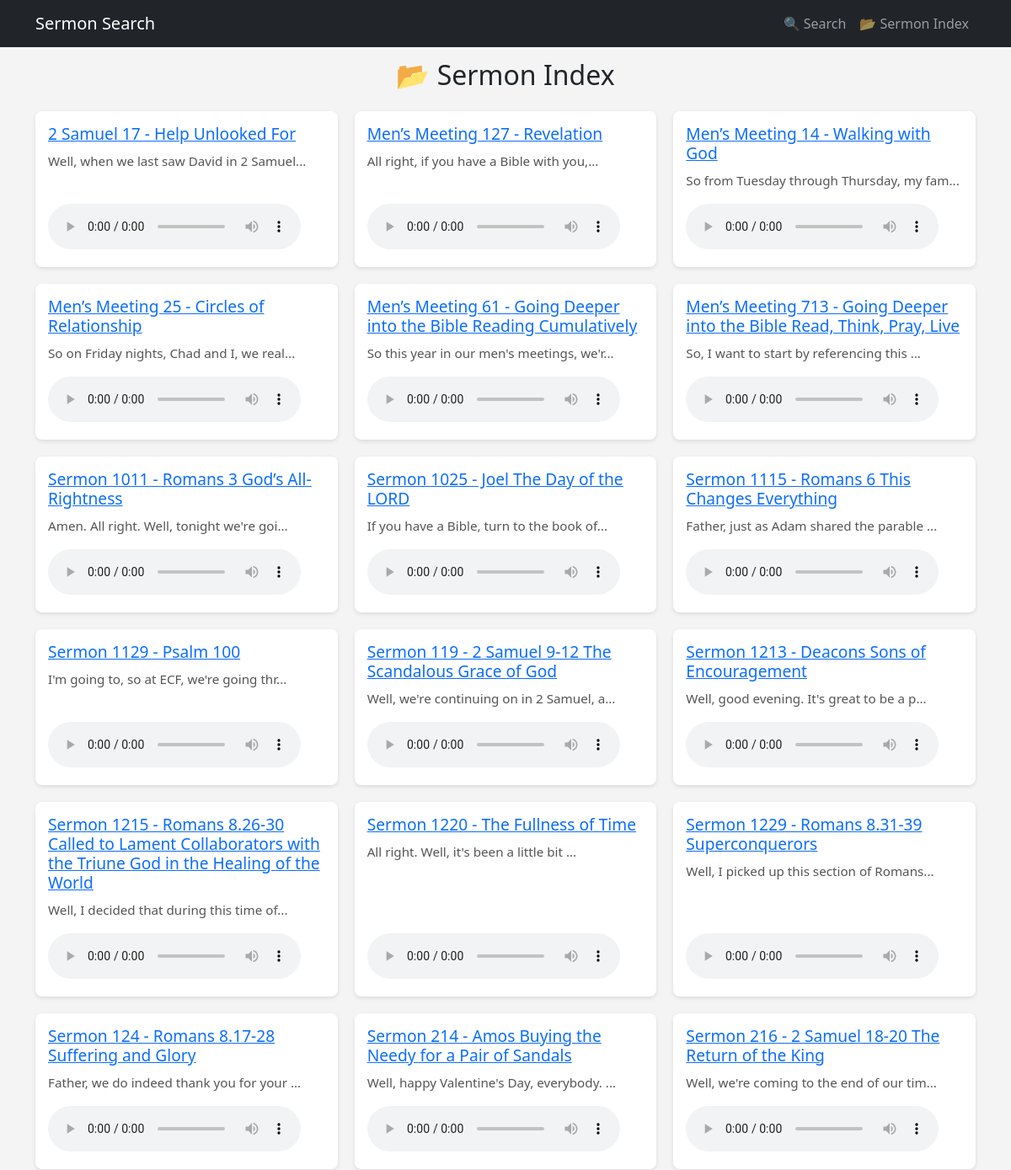
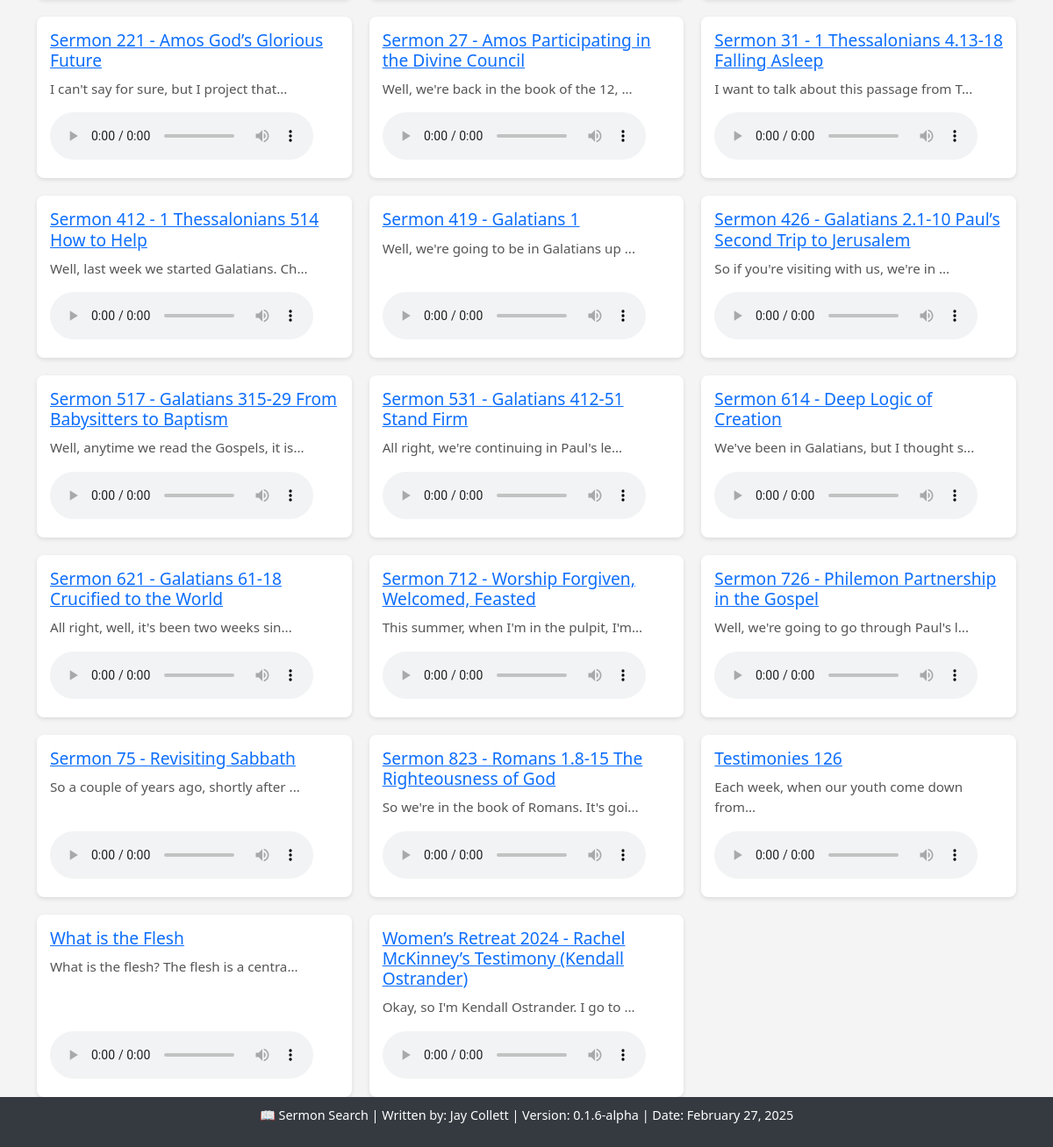
The app's page /sermons with its own data (2 pictures, top to bottom).
### tables this page shows
CREATE TABLE sermons (
    id INTEGER PRIMARY KEY,
    title TEXT,
    transcript TEXT,
    mp3_file TEXT
);

### app.py (the view)
@app.route("/sermons")
def sermon_index():
    db = get_db()
    cur = db.execute("SELECT id, title, mp3_file, transcript FROM sermons ORDER BY title ASC")
    sermons = cur.fetchall()
    sermon_list = []
    for sermon in sermons:
        snippet = extract_relevant_snippets(sermon["transcript"], "", max_snippets=1)[0]
        sermon_list.append({
            "id": sermon["id"],
            "title": sermon["title"],
            "mp3_file": sermon["mp3_file"],
            "snippet": snippet
        })
    return render_template("sermons.html", sermons=sermon_list)

### app.py (called while the page is built)
def get_db():
    db = getattr(g, '_database', None)
    if db is None:
        db = g._database = sqlite3.connect(DATABASE)
        db.row_factory = sqlite3.Row
    return db

@app.teardown_appcontext
def close_connection(exception):
    db = getattr(g, '_database', None)
    if db is not None:
        db.close()

def extract_relevant_snippets(transcript, query, max_snippets=3, context_words=8):
    matched_snippets = []
    matches = re.finditer(re.escape(query), transcript)
    for match in matches:
        start = max(0, match.start() - context_words * 5) #Multiply context words to get character context.
        end = min(len(transcript), match.end() + context_words * 5)
        snippet = transcript[start:end]
        matched_snippets.append(snippet)
        if len(matched_snippets) >= max_snippets:
            break
    return matched_snippets if matched_snippets else ["(No exact match found)"]

### templates/sermons.html (shortened to what this page needs)
{% extends "layout.html" %}
{% block content %}
<h2 class="text-center mb-4">📂 Sermon Index</h2>
<div class="sermon-grid">
  {% for sermon in sermons %}
    <div class="sermon-card">
      <h5>
        <a href="{{ url_for('sermon_detail', sermon_id=sermon['id']) }}">
          {{ sermon['title'] }}
        </a>
      </h5>
      <p>{{ sermon['snippet'] }}...</p>
      <div class="audio-container">
        <audio controls>
          <source src="{{ url_for('audiofiles', filename=sermon['mp3_file']) }}" type="audio/mpeg">
        </audio>
      </div>
    </div>
  {% endfor %}
</div>
{% endblock %}

### templates/layout.html (shortened to what this page needs)
<!DOCTYPE html>
<html lang="en">
<head>
  <link rel="stylesheet" href="https://cdn.jsdelivr.net/npm/bootstrap@5.3.0/dist/css/bootstrap.min.css">
</head>
<body>
  <nav class="navbar navbar-expand-lg navbar-dark bg-dark fixed-top">
    <div class="container">
      <a class="navbar-brand" href="{{ url_for('index') }}">Sermon Search</a>
      <div class="collapse navbar-collapse" id="navbarNav">
        <ul class="navbar-nav ms-auto">
          <li class="nav-item"><a class="nav-link" href="{{ url_for('search') }}">🔍 Search</a></li>
          <li class="nav-item"><a class="nav-link" href="{{ url_for('sermon_index') }}">📂 Sermon Index</a></li>
        </ul>
      </div>
    </div>
  </nav>
  <div class="container content-wrapper">
    {% block content %}{% endblock %}
  </div>
  <footer class="footer">
    <p>📖 Sermon Search | Written by: Jay Collett | Version: 0.1.6-alpha | Date: February 27, 2025</p>
  </footer>
</body>
</html>

### templates/layout.html (style rules this page uses)
body { padding-top: 70px; background-color: #f4f4f4; display: flex; flex-direction: column; min-height: 100vh; }
.content-wrapper { flex: 1; }
.footer { background-color: #343a40; color: white; text-align: center; padding: 10px; font-size: 0.9rem; position: relative; bottom: 0; width: 100%; }

### templates/sermons.html (style rules this page uses)
.sermon-grid { display: grid; grid-template-columns: repeat(auto-fit, minmax(300px, 1fr)); gap: 20px; max-width: 1200px; margin: auto; }
.sermon-card { background: white; padding: 15px; border-radius: 8px; box-shadow: 0 2px 5px rgba(0, 0, 0, 0.1); display: flex; flex-direction: column; justify-content: space-between; }
.sermon-card h5 { font-size: 1.2rem; margin-bottom: 10px; }
.sermon-card p { font-size: 0.95rem; color: #555; }
.audio-container { margin-top: auto; }

### records on screen
sermons: title "2 Samuel 17 - Help Unlooked For", snippet "Well, when we last saw David in 2 Samuel"
sermons: title "Men’s Meeting 127 - Revelation", snippet "All right, if you have a Bible with you,"
sermons: title "Men’s Meeting 14 - Walking with God", snippet "So from Tuesday through Thursday, my fam"
sermons: title "Men’s Meeting 25 - Circles of Relationship", snippet "So on Friday nights, Chad and I, we real"
sermons: title "Men’s Meeting 61 - Going Deeper into the Bible Reading Cumulatively", snippet "So this year in our men's meetings, we'r"
sermons: title "Men’s Meeting 713 - Going Deeper into the Bible Read, Think, Pray, Live", snippet "So, I want to start by referencing this"
sermons: title "Sermon 1011 - Romans 3 God’s All-Rightness", snippet "Amen. All right. Well, tonight we're goi"
sermons: title "Sermon 1025 - Joel The Day of the LORD", snippet "If you have a Bible, turn to the book of"
sermons: title "Sermon 1115 - Romans 6 This Changes Everything", snippet "Father, just as Adam shared the parable"
sermons: title "Sermon 1129 - Psalm 100", snippet "I'm going to, so at ECF, we're going thr"
sermons: title "Sermon 119 - 2 Samuel 9-12 The Scandalous Grace of God", snippet "Well, we're continuing on in 2 Samuel, a"
sermons: title "Sermon 1213 - Deacons Sons of Encouragement", snippet "Well, good evening. It's great to be a p"
sermons: title "Sermon 1215 - Romans 8.26-30 Called to Lament Collaborators with the Triune God in the Healing of the World", snippet "Well, I decided that during this time of"
sermons: title "Sermon 1220 - The Fullness of Time", snippet "All right. Well, it's been a little bit"
sermons: title "Sermon 1229 - Romans 8.31-39 Superconquerors", snippet "Well, I picked up this section of Romans"
sermons: title "Sermon 124 - Romans 8.17-28 Suffering and Glory", snippet "Father, we do indeed thank you for your"
sermons: title "Sermon 214 - Amos Buying the Needy for a Pair of Sandals", snippet "Well, happy Valentine's Day, everybody."
sermons: title "Sermon 216 - 2 Samuel 18-20 The Return of the King", snippet "Well, we're coming to the end of our tim"
sermons: title "Sermon 221 - Amos God’s Glorious Future", snippet "I can't say for sure, but I project that"
sermons: title "Sermon 27 - Amos Participating in the Divine Council", snippet "Well, we're back in the book of the 12,"
sermons: title "Sermon 31 - 1 Thessalonians 4.13-18 Falling Asleep", snippet "I want to talk about this passage from T"
sermons: title "Sermon 412 - 1 Thessalonians 514 How to Help", snippet "Well, last week we started Galatians. Ch"
sermons: title "Sermon 419 - Galatians 1", snippet "Well, we're going to be in Galatians up"
sermons: title "Sermon 426 - Galatians 2.1-10 Paul’s Second Trip to Jerusalem", snippet "So if you're visiting with us, we're in"
sermons: title "Sermon 517 - Galatians 315-29 From Babysitters to Baptism", snippet "Well, anytime we read the Gospels, it is"
sermons: title "Sermon 531 - Galatians 412-51 Stand Firm", snippet "All right, we're continuing in Paul's le"
sermons: title "Sermon 614 - Deep Logic of Creation", snippet "We've been in Galatians, but I thought s"
sermons: title "Sermon 621 - Galatians 61-18 Crucified to the World", snippet "All right, well, it's been two weeks sin"
sermons: title "Sermon 712 - Worship Forgiven, Welcomed, Feasted", snippet "This summer, when I'm in the pulpit, I'm"
sermons: title "Sermon 726 - Philemon Partnership in the Gospel", snippet "Well, we're going to go through Paul's l"
sermons: title "Sermon 75 - Revisiting Sabbath", snippet "So a couple of years ago, shortly after"
sermons: title "Sermon 823 - Romans 1.8-15 The Righteousness of God", snippet "So we're in the book of Romans. It's goi"
sermons: title "Testimonies 126", snippet "Each week, when our youth come down from"
sermons: title "What is the Flesh", snippet "What is the flesh? The flesh is a centra"
sermons: title "Women’s Retreat 2024 - Rachel McKinney’s Testimony (Kendall Ostrander)", snippet "Okay, so I'm Kendall Ostrander. I go to"
